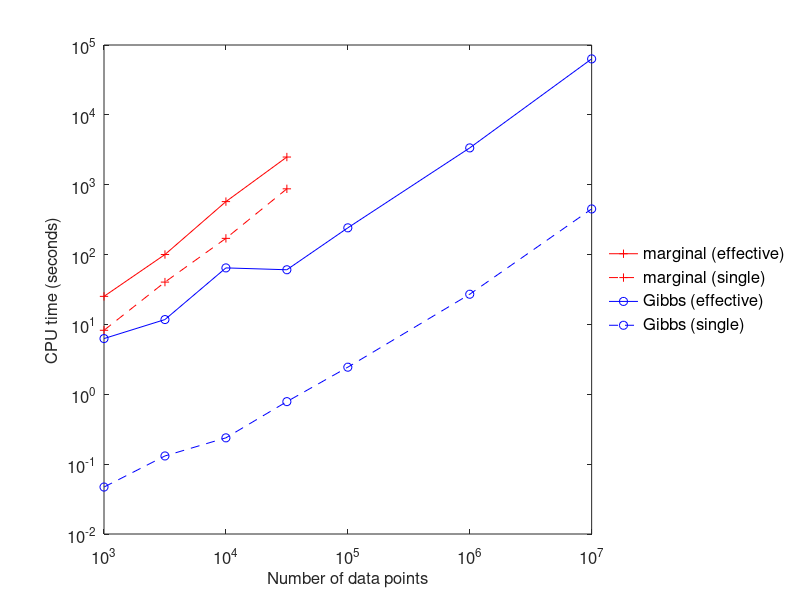

This figure's MATLAB source: (Note: this script raises an error after producing the figure.)
function aistats2012_plot_slides()

% $$$ % Results for F
% $$$ N_chol = [10^3.0 10^3.5 10^4.0 10^4.5 10^5.0  10^5.5];
% $$$ t_chol = [  2.53  30.05 362.22 2859.2 27451.8  NaN  ];
% $$$ % $$$ t_chol = [  0.96   10.4    151   1078  11036];
% $$$ N_kron = [10^3.0 10^3.5 10^4.0 10^4.5 10^5.0 10^5.5 10^6.0 10^7.0 10^8.0];
% $$$ t_kron = [0.026   0.046  0.137  0.565   2.01   7.13  20.15  358.8   4017];
% $$$ % $$$ t_kron = [0.012    0.06   0.56   1.09   1.93   15.2    108   1200];
% $$$ 
% $$$ figure
% $$$ loglog(N_chol, t_chol, 'r+-');
% $$$ hold on
% $$$ loglog(N_kron, t_kron*1e2, 'bo-');
% $$$ loglog(N_kron, t_kron, 'bo--');
% $$$ hl = legend({'Cholesky', 'Kronecker (100)', 'Kronecker (1)'}, ...
% $$$        'Location', 'SouthEast');
% $$$ % $$$ hl = legend({'Cholesky (exact)', 'Kronecker (100 samples)', 'Kronecker (1 sample)'}, ...
% $$$ % $$$        'Location', 'SouthEast');
% $$$ hx = xlabel('Number of data points');
% $$$ hy = ylabel('CPU time (seconds)');
% $$$ set(gca, 'FontSize', 10);
% $$$ set(hl, 'FontSize', 8);
% $$$ set(hx, 'FontSize', 10);
% $$$ set(hy, 'FontSize', 10);
% $$$ set(gca, 'xlim', [1e3 1e8])
% $$$ set(gca, 'xtick', [1e3 1e4 1e5 1e6 1e7 1e8])
% $$$ set(gca, 'xminortick', 'off')
% $$$ set(gca, 'yminortick', 'off')
% $$$ set(gca, 'ylim', [1e-2, 1e6])
% $$$ decades_equal(gca);
% $$$ %set(gca, 'Box', 'off' );
% $$$ set_figure_size(10,11)
% $$$ print('-dpdf', '/home/jluttine/papers/aistats2012/slides/fig_artificial_f');

% Results for theta
N_chol = [10^(3.0) 10^(3.5) 10^(4.0) 10^(4.5) 10^(5.0)];
t_chol = [  25.221  100.168  572.920 2490.262     NaN];
t_chol2 = [  8.247   40.374  170.632  873.243     NaN];
% $$$ t_chol = [   7.36     36.5     96.9      956     4092];
% $$$ t_chol2 = [  4.90     19.0     69.4      333     1605];
N_kron = [ 10^3.0 10^3.5 10^4.0 10^4.5 10^5.0  10^6.0   10^7.0 10^8.0];
t_kron = [  6.274 11.739 64.465 60.628 241.449 3365.156  63264    NaN];
t_kron2 =[  0.047  0.131  0.238  0.785   2.443   27.045    450    NaN];
% $$$ t_kron = [    0.9    5.6   37.4   50.7    125   1017   5801    NaN];
% $$$ t_kron2 =[   0.03   0.13    0.8    1.5    2.5   18.5    133   1500];

figure
loglog(N_chol, t_chol, 'r+-');
hold on
loglog(N_chol, t_chol2, 'r+--');
loglog(N_kron, t_kron, 'bo-');
loglog(N_kron, t_kron2, 'bo--');
hl = legend({'marginal (effective)', 'marginal (single)', ...
             'Gibbs (effective)',  'Gibbs (single)'}, ...
            'Location', 'EastOutside');
legend(hl, 'boxoff');
hx = xlabel('Number of data points');
hy = ylabel('CPU time (seconds)');
set(gca, 'FontSize', 12);
set(hl, 'FontSize', 12);
set(hx, 'FontSize', 12);
set(hy, 'FontSize', 12);
set(gca, 'xlim', [1e3 1e7])
set(gca, 'ylim', [1e-2, 1e5])
set(gca, 'xtick', [1e3 1e4 1e5 1e6 1e7])
set(gca, 'xminortick', 'off')
set(gca, 'yminortick', 'off')
decades_equal(gca);
%set(gca, 'Box', 'off' );
set_figure_size(12,10)
print('-dpdf', '/home/jluttine/papers/aistats2012/slides/fig_artificial_theta');
